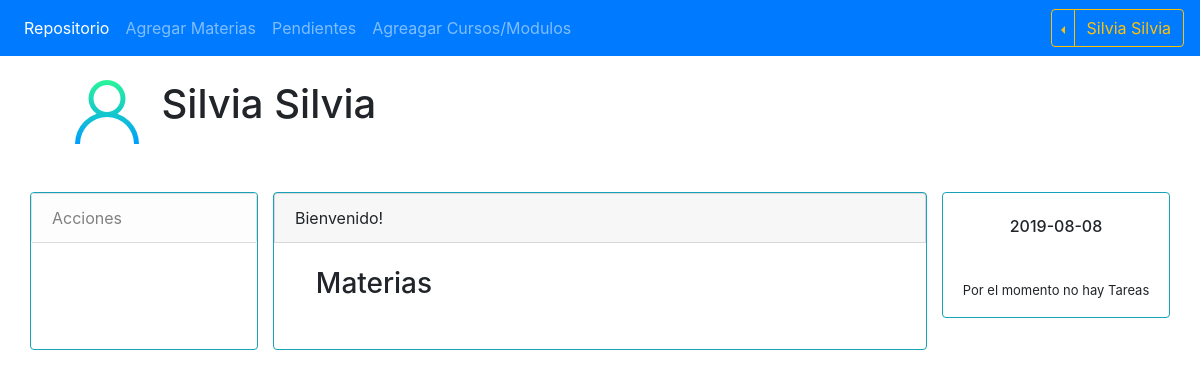
The page /principal.php (signed in) on the database as committed earlier.
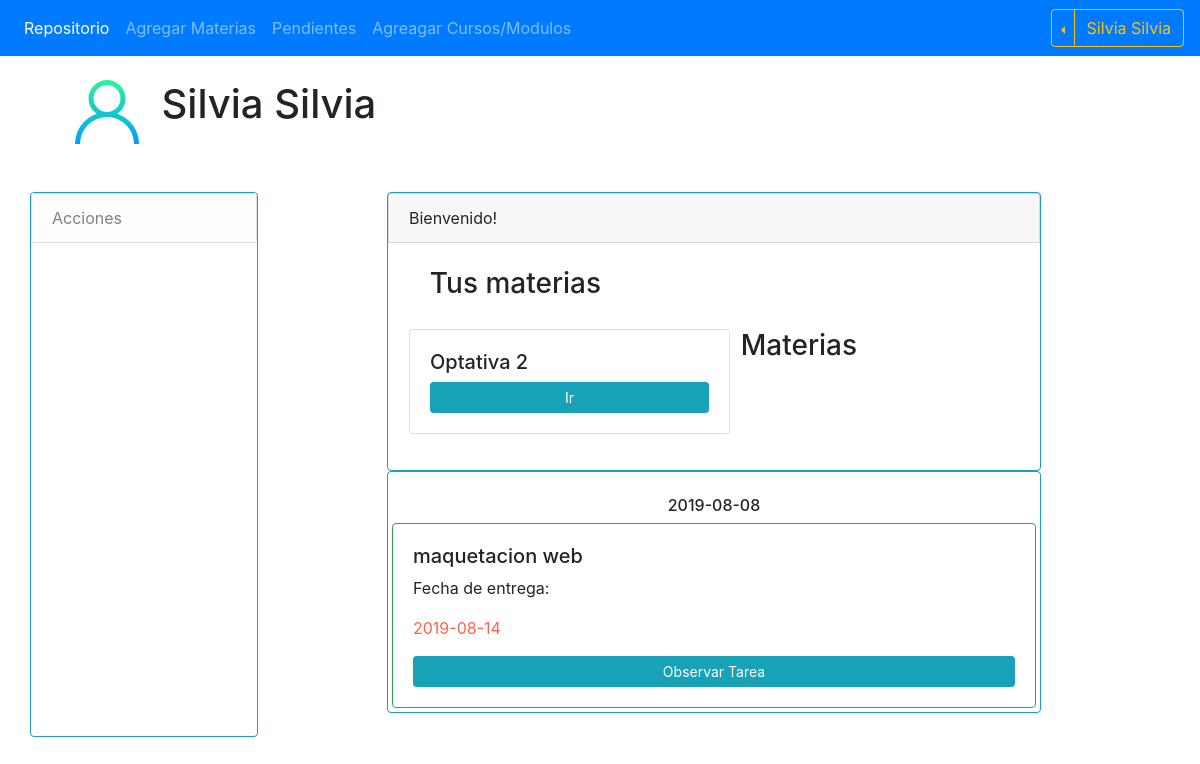
The same page on the database as committed later.
### tables this page shows
CREATE TABLE IF NOT EXISTS `materias` (
  `id` int(11) NOT NULL AUTO_INCREMENT,
  `materia` varchar(255) NOT NULL,
  `objetivo` text NOT NULL,
  `material` longblob,
  `mat_tipo` varchar(100) NOT NULL,
  `mat_nombre` varchar(255) NOT NULL,
  `clave` varchar(100) NOT NULL,
  `estatus` enum('aceptado','espera','negado') NOT NULL,
  `id_modulo` int(11) NOT NULL,
  PRIMARY KEY (`id`)
);

CREATE TABLE IF NOT EXISTS `conf_tarea` (
  `id` int(11) NOT NULL AUTO_INCREMENT,
  `tarea` varchar(255) NOT NULL,
  `descripcion` varchar(255) DEFAULT NULL,
  `img` enum('si','no') DEFAULT NULL,
  `doc` enum('si','no') DEFAULT NULL,
  `arc` enum('si','no') DEFAULT NULL,
  `mat_arc` longblob,
  `f_inicio` date NOT NULL,
  `f_fin` date NOT NULL,
  `id_mat` int(11) DEFAULT NULL,
  `id_unidad` int(11) DEFAULT NULL,
  PRIMARY KEY (`id`)
);

### php/helpers.php (called while the page is built, shortened)
<?php
function Materias_Profe ($conexion, $id_p){
    $sql = "SELECT m.id, m.materia "
            . "FROM materias AS m "
            . "INNER JOIN prof_mat AS pm ON m.id = pm.id_mat "
            . "WHERE pm.id_prof = $id_p";
    $mat = mysqli_query($conexion, $sql);
    $materias = array();
    if ($mat && mysqli_num_rows($mat)){
        $materias = $mat;
    }
    return $materias;
}
function Tareas_Pendientes($conexion){
    $dia_hoy = date('Y-m-d');
    $sql = "SELECT * FROM `conf_tarea` WHERE f_inicio = '$dia_hoy'";
    $tar = mysqli_query($conexion, $sql);
    $tareas = array();
    if ($tar && mysqli_num_rows($tar) >= 1){
        $tareas = $tar;
    }
    return $tareas;
}

### principal.php (the view, shortened to what this page needs)
<?php include_once 'includes/cabecera.php'; ?>
<br>
<div class="container-fluid mx-auto row" style="width: 90%; margin-left:5%">
    <img src="img/usuario.png">&nbsp; &nbsp; &nbsp;<h1> <?= $_SESSION['nombre'].' '.$_SESSION['apellido'] ?> </h1>
</div>
<div class="container-fluid mx-auto mt-4 mb-4 row">
    <?php require_once 'includes/sidebar.php'; ?>
    <?php if ($_SESSION['rol'] == 1): ?>
    <div class="container-fluid mx-auto" style="width: 60%;">
        <div class="border border-info rounded">
            <div class="card card-header mx-auto">
                Bienvenido!
            </div>
            <br>
                <?php
                    $mat = Materias_Profe($bd, $_SESSION['id']);
                    if (!empty($mat)):
                ?>
            <div class="row">
                <h3 class="offset-md-1"> Tus materias </h3>
            </div>
            <div class="card-body row">
                <?php
                        while ($materia = mysqli_fetch_assoc($mat)):
                ?>
                <div class="card card-body ml-3 mr-3 mb-3" style="width: 20%;">
                    <h5> <?php echo $materia['materia']; ?> </h5>
                    <a href="accion_mat.php?id=<?= $materia['id'] ?>" class="btn btn-info btn-sm"> Ir </a>
                </div>
                <?php
                        endwhile;
                    endif;
                ?>
            <div class="row">
                <h3 class="offset-md-1"> Materias </h3>
            </div>
            <div class="card-body row">
            </div>
        </div>
    </div>
    <?php endif; ?>
    <?php require_once 'includes/dia_tarea.php'; ?>
</div>

### includes/dia_tarea.php (shortened to what this page needs)
<span style="height:100%;width: 20%;">
    <div class="border border-info rounded">
        <div class="text-center">
            <br>
            <h6><?php echo date('Y-m-d'); ?></h6>
        </div>
        <?php
        if ($_SESSION['rol'] == 1):
            $t = Tareas_Pendientes($bd);
            if (!empty($t)){
                while ($tarea = mysqli_fetch_assoc($t)){
        ?>
        <div class="card-body border border-success rounded m-1">
            <h5> <?php echo $tarea['tarea'] ?> </h5>
            <p> Fecha de entrega: </p><p style="color: tomato;"> <?= $tarea['f_fin'] ?>  </p>
            <a class="btn btn-info color-light btn-sm btn-block" href="obs_tarea.php?id_tar=<?= $tarea['id'] ?>"> Observar Tarea </a>
        </div>
        <?php
                }
        } elseif (empty ($t)) {
        ?>
        <p style="font-size: 13px; text-align: center; margin-top: 20%;"> Por el momento no hay Tareas </p>
        <?php
        }
        endif;
        ?>
    </div>
    <br>
</span>

Rows that differ between the two databases and show on the page:
added materias: materia "Optativa 2"
added conf_tarea: tarea "maquetacion web", f_fin "2019-08-14"
Other text that changed with them:
text no longer shown: "Por el momento no hay Tareas"
text now shown: "Tus materias"
